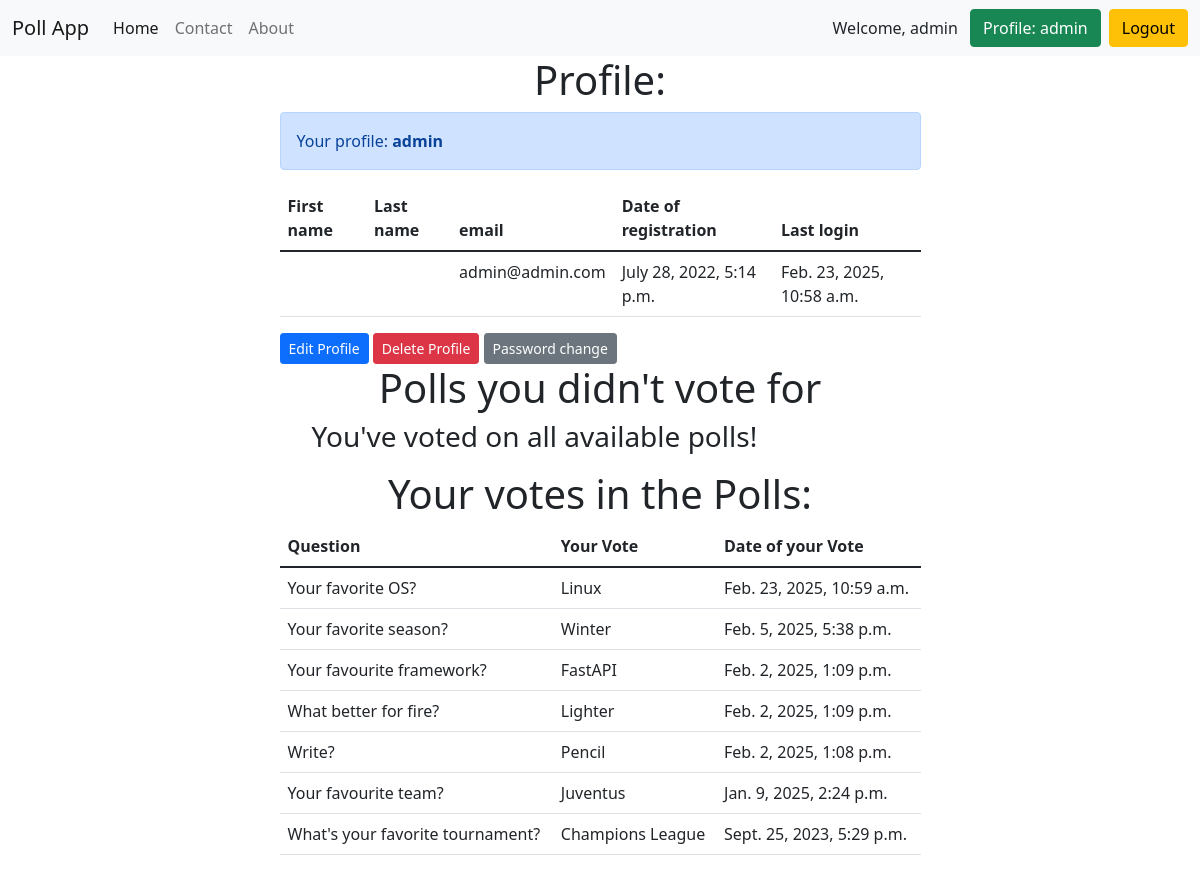
The page /users/profile/ (signed in) on the database its author committed.
### accounts/models.py (models this page shows)
class User(AbstractUser):
    email = models.EmailField(unique=True)
    email_confirmed = models.BooleanField(default=False)

### poll_app/models.py (models this page shows, shortened)
class Vote(models.Model):
    choice = models.ForeignKey(Choice, on_delete=models.CASCADE)
    voter = models.ForeignKey(User, on_delete=models.CASCADE)
    question = models.ForeignKey(Question, on_delete=models.CASCADE)
    created_at = models.DateTimeField(auto_now_add=True)
    class Meta:
        ordering = ['-created_at']

class Question(models.Model):
    question_text = models.CharField(max_length=100, unique=True)
    slug = models.SlugField(unique=True)
    created_at = models.DateTimeField(auto_now_add=True)
    is_active = models.BooleanField(default=True)
    views = models.ManyToManyField(IpModel, related_name='post_views', blank=True)
    class Meta:
        ordering = ['-created_at']

class Choice(models.Model):
    choice_text = models.CharField(max_length=100)
    question = models.ForeignKey(Question, on_delete=models.CASCADE)

### accounts/views.py (the view)
# urls.py: path('profile/', profile, name='profile'),
@login_required
def profile(request):
    votes = Vote.objects.filter(voter=request.user).order_by('-created_at')
    polls_without_vote = Question.objects.exclude(id__in=Vote.objects.filter(voter=request.user).values('question'))
    return render(request, 'accounts/profile.html', {'votes': votes,
                                                     'polls_without_vote': polls_without_vote, })

### accounts/templates/accounts/profile.html (shortened to what this page needs)
{% extends 'base.html' %}
{% block content %}
<h1 class="text-center">Profile:</h1>
<div class="alert alert-primary" role="alert">Your profile: <b>{{ user.username }}</b></div>
<table class="table">
    <thead>
    <tr>
        <th scope="col">First name</th>
        <th scope="col">Last name</th>
        <th scope="col">email</th>
        <th scope="col">Date of registration</th>
        <th scope="col">Last login</th>
    </tr>
    </thead>
    <tbody>
    <tr>
        <td>{{ user.first_name }}</td>
        <td>{{ user.last_name }}</td>
        <td>{{ user.email }}</td>
        <td>{{ user.date_joined }}</td>
        <td>{{ user.last_login }}</td>
    </tr>
    </tbody>
</table>
<a href="{% url 'accounts:edit_user' %}" class="btn btn-primary btn-sm">Edit Profile</a>
<a href="{% url 'accounts:delete_user' %}" class="btn btn-danger btn-sm">Delete Profile</a>
<a href="{% url 'accounts:password_change' %}" class="btn btn-secondary btn-sm">Password change</a>
<h1 class="text-center">Polls you didn't vote for</h1>
<ul>
    {% for poll in polls_without_vote %}
    <div class="alert alert-danger" role="alert">
        {{ poll.question_text }} - <a type="button" class="btn btn-danger" href="{% url 'poll_app:detail' poll.slug %}">Vote</a>
    </div>
    {% empty %}
    <h3>You've voted on all available polls!</h3>
    {% endfor %}
</ul>
<h1 class="text-center">Your votes in the Polls:</h1>
{% if votes %}
<table class="table">
    <thead>
    <tr>
        <th scope="col">Question</th>
        <th scope="col">Your Vote</th>
        <th scope="col">Date of your Vote</th>
    </tr>
    </thead>
    <tbody>
    {% for vote in votes %}
    <tr>
        <td>{{ vote.question.question_text }}</td>
        <td>{{ vote.choice.choice_text }}</td>
        <td>{{ vote.created_at }}</td>
    </tr>
    {% endfor %}
    </tbody>
</table>
{% else %}
<p>You haven't voted yet.</p>
{% endif %}
{% endblock %}

### templates/base.html (shortened to what this page needs)
<!DOCTYPE html>
<html lang="en">
<head>
    <link href="https://cdn.jsdelivr.net/npm/bootstrap@5.1.3/dist/css/bootstrap.min.css" rel="stylesheet"
>
</head>
<body>
<nav class="navbar navbar-expand-lg navbar-light bg-light">
    <div class="container-fluid">
        <a class="navbar-brand" href="{% url 'poll_app:home' %}">Poll App</a>
        <div class="collapse navbar-collapse" id="navbarNavAltMarkup">
            <div class="navbar-nav">
                <a class="nav-link active" aria-current="page" href="{% url 'poll_app:home' %}">Home</a>
                <a class="nav-link" href="{% url 'contact:contact' %}">Contact</a>
                <a class="nav-link" href="{% url 'poll_app:about' %}">About</a>
            </div>
        </div>
        {% if request.user.is_authenticated %}
        Welcome, {{ user.username }}
        &ensp;<a class="btn btn-success" href="{% url 'accounts:profile' %}" type="submit">Profile: {{ user.username }}</a>
        &ensp;<form method="post" action="{% url 'accounts:logout' %} ">
        <button class="btn btn-warning btn-block" type="submit">Logout</button>
        </form>
        {% else %}
        <a class="btn btn-warning" href="{% url 'accounts:login' %}" type="submit">Login</a>&ensp;
        <a class="btn btn-danger" href="{% url 'accounts:signup' %}" type="submit">Sign Up</a>
        {% endif %}
    </div>
</nav>
<div class="container">
    <div class="row">
        <div class="col-md-7 m-auto">
            {% block content %}
            {% endblock %}
        </div>
    </div>
</div>
</body>
</html>

### rows shown on the page
User: username "admin", email "admin@admin.com", date_joined "July 28, 2022, 5:14 p.m.", last_login "Feb. 23, 2025, 10:58 a.m."
Vote: question.question_text "Your favorite OS?", choice.choice_text "Linux", created_at "Feb. 23, 2025, 10:59 a.m."
Vote: question.question_text "Your favorite season?", choice.choice_text "Winter", created_at "Feb. 5, 2025, 5:38 p.m."
Vote: question.question_text "Your favourite framework?", choice.choice_text "FastAPI", created_at "Feb. 2, 2025, 1:09 p.m."
Vote: question.question_text "What better for fire?", choice.choice_text "Lighter", created_at "Feb. 2, 2025, 1:09 p.m."
Vote: question.question_text "Write?", choice.choice_text "Pencil", created_at "Feb. 2, 2025, 1:08 p.m."
Vote: question.question_text "Your favourite team?", choice.choice_text "Juventus", created_at "Jan. 9, 2025, 2:24 p.m."
Vote: question.question_text "What's your favorite tournament?", choice.choice_text "Champions League", created_at "Sept. 25, 2023, 5:29 p.m."
